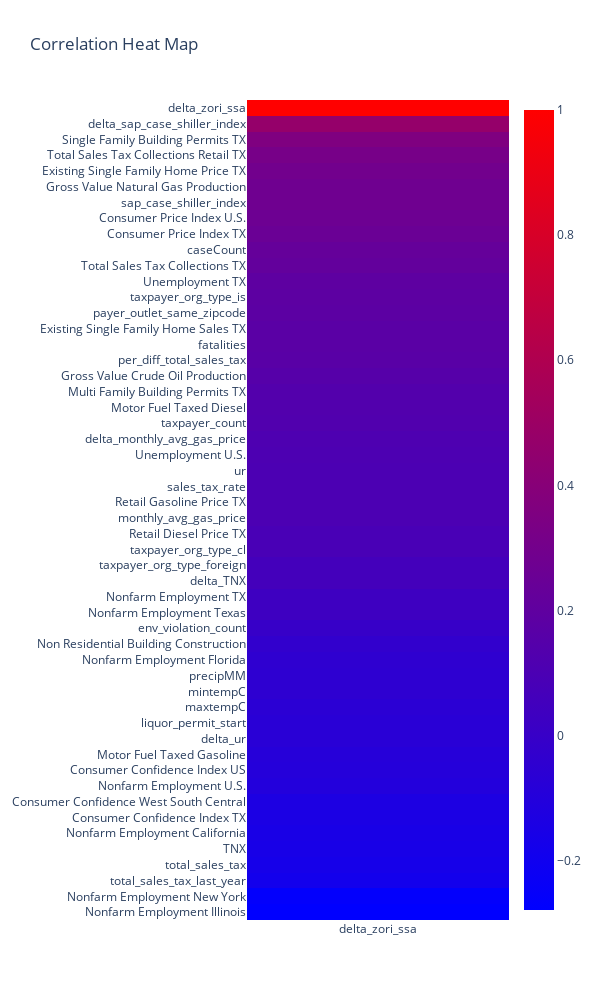

The cell this chart's notebook holds for it:
### Code cell
corrs = merged.drop(['Time','zip_code'], axis = 1).corr()

px.imshow(corrs[['delta_zori_ssa']].sort_values(by = 'delta_zori_ssa',ascending = False)
          ,aspect = 1,width = 600,height = 1000,color_continuous_scale = 'bluered',title = 'Correlation Heat Map')

### Figure 1 — Plotly figure (JSON) as saved in the notebook; plotly's stock layout.template omitted (floating-point values rounded to 4 significant figures)
{"data": [{"coloraxis": "coloraxis", "hovertemplate": "x: %{x}<br>y: %{y}<br>color: %{z}<extra></extra>", "name": "0", "type": "heatmap", "x": ["delta_zori_ssa"], "xaxis": "x", "y": ["delta_zori_ssa", "delta_sap_case_shiller_index", "Single Family Building Permits TX", "Total Sales Tax Collections Retail TX", "Existing Single Family Home Price TX", "Gross Value Natural Gas Production", "sap_case_shiller_index", "Consumer Price Index U.S.", "Consumer Price Index TX", "caseCount", "Total Sales Tax Collections TX", "Unemployment TX", "taxpayer_org_type_is", "payer_outlet_same_zipcode", "Existing Single Family Home Sales TX", "fatalities", "per_diff_total_sales_tax", "Gross Value Crude Oil Production", "Multi Family Building Permits TX", "Motor Fuel Taxed Diesel", "taxpayer_count", "delta_monthly_avg_gas_price", "Unemployment U.S.", "ur", "sales_tax_rate", "Retail Gasoline Price TX", "monthly_avg_gas_price", "Retail Diesel Price TX", "taxpayer_org_type_cl", "taxpayer_org_type_foreign", "delta_TNX", "Nonfarm Employment TX", "Nonfarm Employment Texas", "env_violation_count", "Non Residential Building Construction", "Nonfarm Employment Florida", "precipMM", "mintempC", "maxtempC", "liquor_permit_start", "delta_ur", "Motor Fuel Taxed Gasoline", "Consumer Confidence Index US", "Nonfarm Employment U.S.", "Consumer Confidence West South Central", "Consumer Confidence Index TX", "Nonfarm Employment California", "TNX", "total_sales_tax", "total_sales_tax_last_year", "Nonfarm Employment New York", "Nonfarm Employment Illinois"], "yaxis": "y", "z": [[1], [0.4665], [0.3574], [0.3156], [0.2907], [0.2802], [0.2763], [0.2675], [0.2506], [0.2254], [0.2183], [0.1914], [0.1896], [0.1827], [0.1735], [0.1712], [0.1661], [0.1509], [0.1394], [0.1349], [0.1253], [0.1143], [0.1051], [0.1041], [0.1024], [0.1009], [0.1008], [0.08648], [0.08508], [0.06314], [0.06307], [0.03326], [0.03323], [-0.004868], [-0.0292], [-0.04497], [-0.04725], [-0.05045], [-0.06407], [-0.07203], [-0.07285], [-0.08609], [-0.09266], [-0.1033], [-0.1317], [-0.1458], [-0.1515], [-0.1571], [-0.1705], [-0.1842], [-0.263], [-0.2787]]}], "layout": {"coloraxis": {"colorscale": [[0, "rgb(0,0,255)"], [1, "rgb(255,0,0)"]]}, "height": 1000, "title": {"text": "Correlation Heat Map"}, "width": 600, "xaxis": {"anchor": "y", "domain": [0, 1]}, "yaxis": {"anchor": "x", "autorange": "reversed", "domain": [0, 1]}}}
